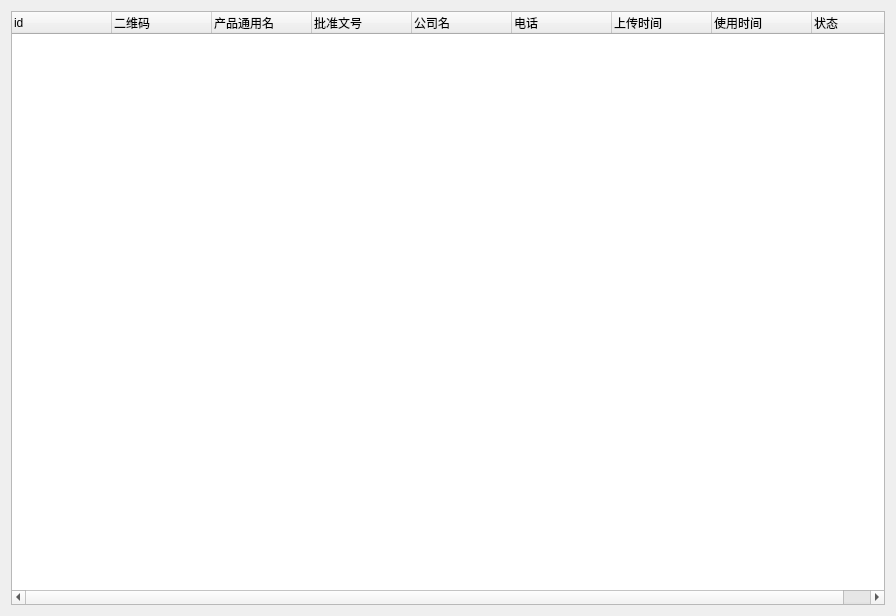
<?xml version="1.0" encoding="UTF-8"?>
<ui version="4.0">
 <class>Form</class>
 <widget class="QWidget" name="Form">
  <property name="geometry">
   <rect>
    <x>0</x>
    <y>0</y>
    <width>896</width>
    <height>616</height>
   </rect>
  </property>
  <property name="contextMenuPolicy">
   <enum>Qt::CustomContextMenu</enum>
  </property>
  <property name="windowTitle">
   <string>Form</string>
  </property>
  <layout class="QGridLayout" name="gridLayout">
   <item row="0" column="0">
    <widget class="QTreeWidget" name="treeWidget_qrcode">
     <property name="contextMenuPolicy">
      <enum>Qt::CustomContextMenu</enum>
     </property>
     <column>
      <property name="text">
       <string>id</string>
      </property>
     </column>
     <column>
      <property name="text">
       <string>二维码</string>
      </property>
     </column>
     <column>
      <property name="text">
       <string>产品通用名</string>
      </property>
     </column>
     <column>
      <property name="text">
       <string>批准文号</string>
      </property>
     </column>
     <column>
      <property name="text">
       <string>公司名</string>
      </property>
     </column>
     <column>
      <property name="text">
       <string>电话</string>
      </property>
     </column>
     <column>
      <property name="text">
       <string>上传时间</string>
      </property>
     </column>
     <column>
      <property name="text">
       <string>使用时间</string>
      </property>
     </column>
     <column>
      <property name="text">
       <string>状态</string>
      </property>
     </column>
    </widget>
   </item>
  </layout>
 </widget>
 <resources/>
 <connections/>
</ui>
